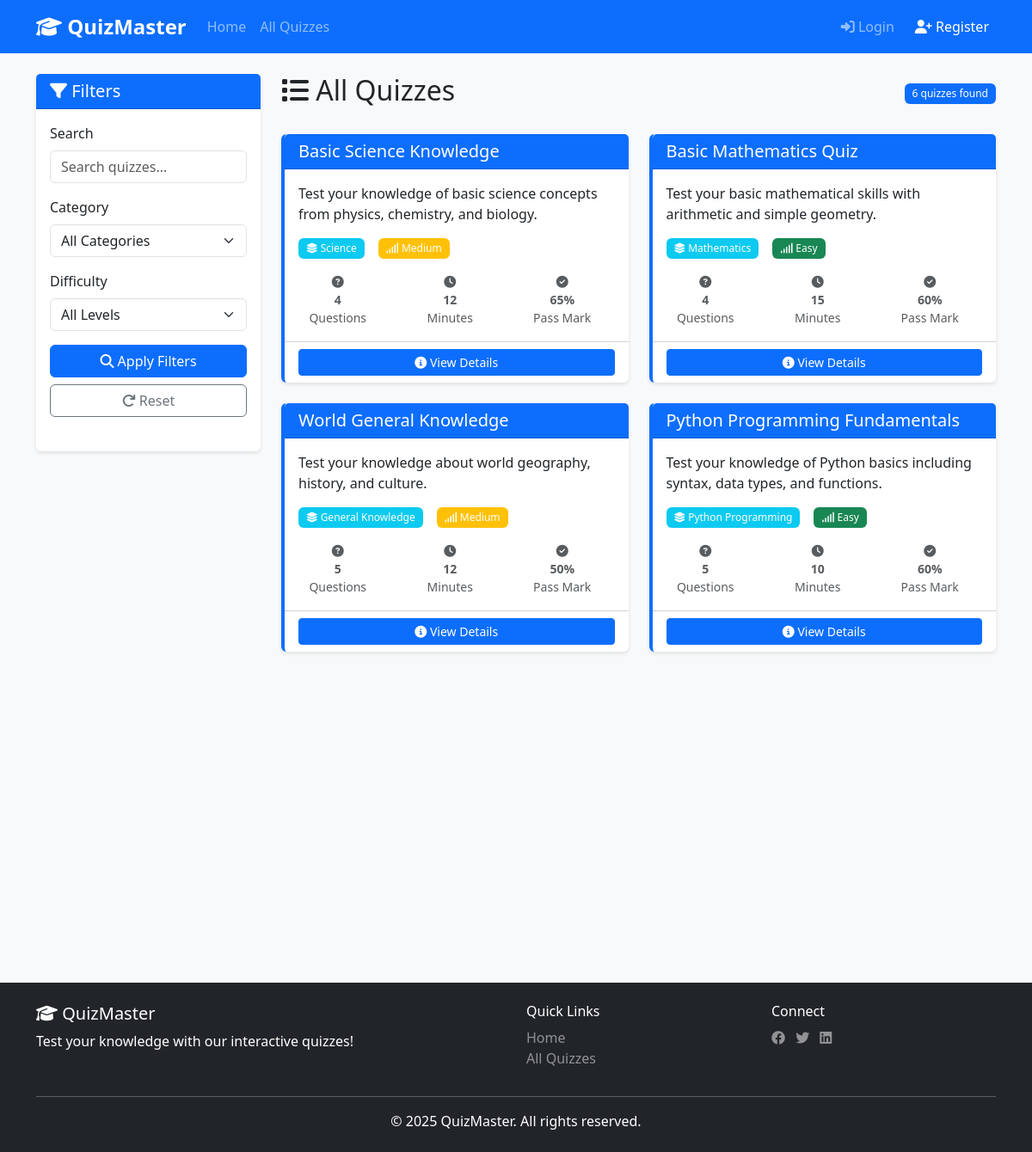
Screenshot of /quizzes/ with the database file from the repository.
### quiz/models.py (models this page shows, shortened)
class Quiz(models.Model):
    DIFFICULTY_CHOICES = [
        ('easy', 'Easy'),
        ('medium', 'Medium'),
        ('hard', 'Hard'),
    ]
    title = models.CharField(max_length=200)
    description = models.TextField()
    category = models.ForeignKey(Category, on_delete=models.CASCADE, related_name='quizzes')
    difficulty = models.CharField(max_length=10, choices=DIFFICULTY_CHOICES, default='medium')
    time_limit = models.IntegerField(
        help_text="Time limit in minutes",
        validators=[MinValueValidator(1), MaxValueValidator(180)]
    )
    passing_score = models.IntegerField(
        default=50,
        validators=[MinValueValidator(0), MaxValueValidator(100)],
        help_text="Passing percentage"
    )
    is_active = models.BooleanField(default=True)
    max_attempts = models.IntegerField(
        default=3,
        validators=[MinValueValidator(1)],
        help_text="Maximum number of attempts allowed"
    )
    created_by = models.ForeignKey(User, on_delete=models.CASCADE, related_name='created_quizzes')
    created_at = models.DateTimeField(auto_now_add=True)
    updated_at = models.DateTimeField(auto_now=True)
    class Meta:
        verbose_name_plural = 'Quizzes'
        ordering = ['-created_at']
    def total_questions(self):
        return self.questions.count()

class Category(models.Model):
    name = models.CharField(max_length=100, unique=True)
    description = models.TextField(blank=True)
    created_at = models.DateTimeField(auto_now_add=True)
    class Meta:
        verbose_name_plural = 'Categories'
        ordering = ['name']

### quiz/views.py (the view)
# urls.py: path('quizzes/', views.quiz_list, name='quiz_list'),
def quiz_list(request):
    quizzes = Quiz.objects.filter(is_active=True)
    category_id = request.GET.get('category', '')
    difficulty = request.GET.get('difficulty', '')
    search = request.GET.get('search', '')
    if category_id and category_id != 'None':
        try:
            category_id = int(category_id)
            quizzes = quizzes.filter(category_id=category_id)
        except (ValueError, TypeError):
            category_id = None
    else:
        category_id = None
    if difficulty and difficulty != 'None':
        quizzes = quizzes.filter(difficulty=difficulty)
    else:
        difficulty = None
    if search and search != 'None':
        quizzes = quizzes.filter(
            Q(title__icontains=search) |
            Q(description__icontains=search)
        )
    else:
        search = None
    categories = Category.objects.all()
    context = {
        'quizzes': quizzes,
        'categories': categories,
        'selected_category': category_id,
        'selected_difficulty': difficulty,
        'search_query': search,
    }
    return render(request, 'quiz/quiz_list.html', context)

### quiz/templates/quiz/quiz_list.html (shortened to what this page needs)
{% extends 'quiz/base.html' %}
{% load static %}
{% block content %}
<div class="row">
    <div class="col-md-3 mb-4">
        <div class="card">
            <div class="card-header bg-primary text-white">
                <h5 class="mb-0"><i class="fas fa-filter"></i> Filters</h5>
            </div>
            <div class="card-body">
                <form method="GET" action="{% url 'quiz:quiz_list' %}" class="mb-4">
                    <div class="mb-3">
                        <label class="form-label">Search</label>
                        <input type="text" name="search" class="form-control"
                               placeholder="Search quizzes..." value="{% if search_query %}{{ search_query }}{% endif %}">
                    </div>
                    <div class="mb-3">
                        <label class="form-label">Category</label>
                        <select name="category" class="form-select">
                            <option value="">All Categories</option>
                        </select>
                    </div>
                    <div class="mb-3">
                        <label class="form-label">Difficulty</label>
                        <select name="difficulty" class="form-select">
                            <option value="">All Levels</option>
                        </select>
                    </div>
                    <button type="submit" class="btn btn-primary w-100">
                        <i class="fas fa-search"></i> Apply Filters
                    </button>
                    <a href="{% url 'quiz:quiz_list' %}" class="btn btn-outline-secondary w-100 mt-2">
                        <i class="fas fa-redo"></i> Reset
                    </a>
                </form>
            </div>
        </div>
    </div>
    <div class="col-md-9">
        <div class="d-flex justify-content-between align-items-center mb-4">
            <h2><i class="fas fa-list"></i> All Quizzes</h2>
            <span class="badge bg-primary">{{ quizzes.count }} quizzes found</span>
        </div>
        <div class="row">
            {% for quiz in quizzes %}
            <div class="col-md-6 mb-4">
                <div class="card quiz-card h-100 hover-shadow">
                    <div class="card-header bg-primary text-white">
                        <h5 class="mb-0">{{ quiz.title }}</h5>
                    </div>
                    <div class="card-body">
                        <p class="card-text">{{ quiz.description|truncatewords:25 }}</p>
                        <div class="quiz-meta mb-3">
                            <span class="badge bg-info me-2">
                                <i class="fas fa-layer-group"></i> {{ quiz.category.name }}
                            </span>
                            <span class="badge bg-{% if quiz.difficulty == 'easy' %}success{% elif quiz.difficulty == 'medium' %}warning{% else %}danger{% endif %}">
                                <i class="fas fa-signal"></i> {{ quiz.get_difficulty_display }}
                            </span>
                        </div>
                        <div class="quiz-info">
                            <div class="row text-center">
                                <div class="col-4">
                                    <small class="text-muted">
                                        <i class="fas fa-question-circle"></i><br>
                                        <strong>{{ quiz.total_questions }}</strong><br>
                                        Questions
                                    </small>
                                </div>
                                <div class="col-4">
                                    <small class="text-muted">
                                        <i class="fas fa-clock"></i><br>
                                        <strong>{{ quiz.time_limit }}</strong><br>
                                        Minutes
                                    </small>
                                </div>
                                <div class="col-4">
                                    <small class="text-muted">
                                        <i class="fas fa-check-circle"></i><br>
                                        <strong>{{ quiz.passing_score }}%</strong><br>
                                        Pass Mark
                                    </small>
                                </div>
                            </div>
                        </div>
                    </div>
                    <div class="card-footer bg-transparent">
                        <a href="{% url 'quiz:quiz_detail' quiz.id %}" class="btn btn-primary btn-sm w-100">
                            <i class="fas fa-info-circle"></i> View Details
                        </a>
                    </div>
                </div>
            </div>
            {% empty %}
            <div class="col-12">
                <div class="alert alert-info text-center">
                    <i class="fas fa-info-circle"></i> No quizzes match your search criteria.
                </div>
            </div>
            {% endfor %}
        </div>
    </div>
</div>
{% endblock %}

### static/css/style.css (style rules this page uses)
:root { --primary-color: #0d6efd; --success-color: #198754; --danger-color: #dc3545; --warning-color: #ffc107; --info-color: #0dcaf0; }
body { font-family: 'Segoe UI', Tahoma, Geneva, Verdana, sans-serif; background-color: #f8f9fa; min-height: 100vh; display: flex; flex-direction: column; }
.card { border: none; box-shadow: 0 2px 4px rgba(0, 0, 0, 0.1); transition: transform 0.3s, box-shadow 0.3s; }
.quiz-card { border-left: 4px solid var(--primary-color); }
.quiz-meta { display: flex; flex-wrap: wrap; gap: 8px; }
.quiz-info small { display: inline-block; margin-right: 15px; }
.btn { transition: all 0.3s; }
.badge { padding: 0.5em 0.75em; font-weight: 500; }

### rows the page displays
Quiz: title "Basic Science Knowledge", description "Test your knowledge of basic science concepts from physics, chemistry, and biology.", category.name "Science", difficulty "Medium", total_questions "4", time_limit "12", passing_score "65"
Quiz: title "Basic Mathematics Quiz", description "Test your basic mathematical skills with arithmetic and simple geometry.", category.name "Mathematics", difficulty "Easy", total_questions "4", time_limit "15", passing_score "60"
Quiz: title "World General Knowledge", description "Test your knowledge about world geography, history, and culture.", category.name "General Knowledge", difficulty "Medium", total_questions "5", time_limit "12", passing_score "50"
Quiz: title "Python Programming Fundamentals", description "Test your knowledge of Python basics including syntax, data types, and functions.", category.name "Python Programming", difficulty "Easy", total_questions "5", time_limit "10", passing_score "60"

### other values shown
{{ quizzes.count }} "6"
